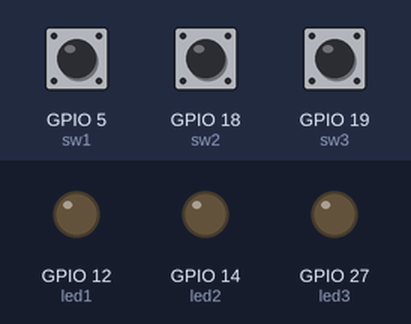
A program run on a simulated ESP32. On the bench: output pins drawn as LEDs (lit = HIGH). The inputs (shaded band) are chosen by the test bench; at power-on: GPIO 5 (sw1) LOW, GPIO 18 (sw2) LOW, GPIO 19 (sw3) LOW.

Above: at 1.2 s.
1.3 s: GPIO 5 (sw1) pulled HIGH for 0.15 s
At 1.37 s:
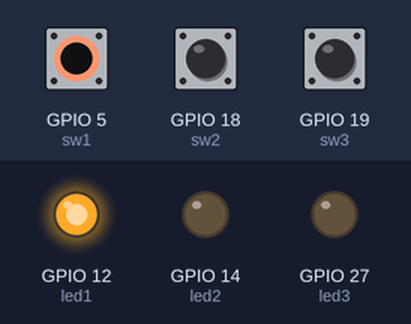
2.9 s: GPIO 18 (sw2) pulled HIGH for 0.15 s
At 2.97 s:
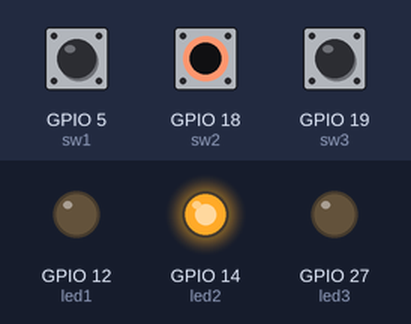
4.5 s: GPIO 19 (sw3) pulled HIGH for 0.15 s
At 4.57 s:
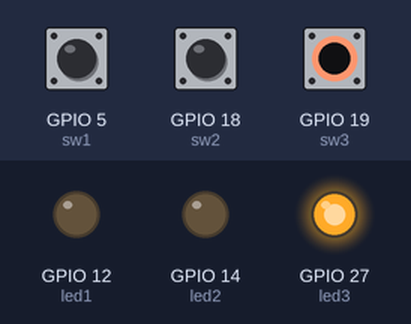
6.1 s: GPIO 19 (sw3) pulled HIGH for 3.2 s
At 9.8 s:
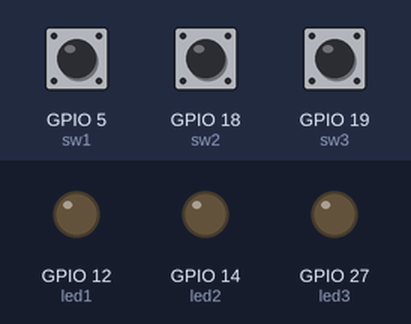
10.8 s: GPIO 5 (sw1) pulled HIGH for 3.2 s
At 12.2 s:
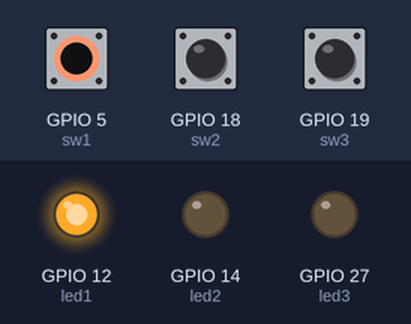
15.5 s: GPIO 5 (sw1) driven HIGH and GPIO 18 (sw2) driven HIGH
At 15.8 s:
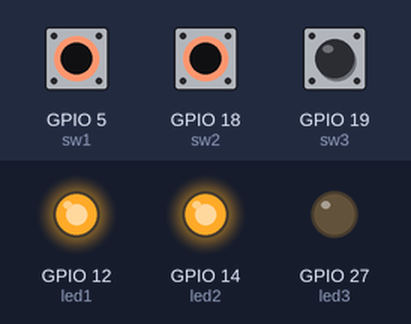
Timing chart, 0 to 18.0 s (numbered marks = the images above; inputs shaded):
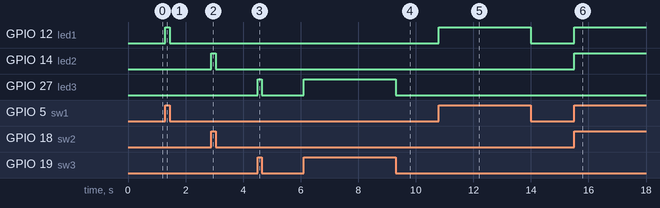

Measured:
- after the input at 1.3 s, GPIO 12 (led1): LOW → HIGH at once, → LOW 0.15 s later
- after the input at 2.9 s, GPIO 14 (led2): LOW → HIGH at once, → LOW 0.15 s later
- after the input at 4.5 s, GPIO 27 (led3): LOW → HIGH at once, → LOW 0.15 s later
- after the input at 6.1 s, GPIO 27 (led3): LOW → HIGH at once, → LOW 3.2 s later
- after the input at 10.8 s, GPIO 12 (led1): LOW → HIGH at once, → LOW 3.2 s later
- after the input at 15.5 s, GPIO 12 (led1), GPIO 14 (led2): LOW → HIGH at once

The program:

main.cpp
```cpp
#include <Arduino.h>
#define led1 12
#define led2 14
#define led3 27
#define sw1 5
#define sw2 18
#define sw3 19


void setup() {
  // put your setup code here, to run once:
  pinMode(led1,OUTPUT);
  pinMode(led2,OUTPUT);
  pinMode(led3,OUTPUT);
  pinMode(sw1,INPUT);
  pinMode(sw2,INPUT);
  pinMode(sw3,INPUT);
  //Serial.begin(115200);
}

void loop() {
  // put your main code here, to run repeatedly:
  if(digitalRead(sw1) == HIGH)
  {
    //Serial.println("BUTTON1 HIGH");
    digitalWrite(led1,HIGH);
  }
  if(digitalRead(sw1) == LOW)
  {
    //Serial.println("BUTTON1 LOW");
    digitalWrite(led1,LOW);
  }

  if(digitalRead(sw2) == HIGH)
  {
    digitalWrite(led2,HIGH);
  }
  if(digitalRead(sw2) == LOW)
  {
    digitalWrite(led2,LOW);
  }

  if(digitalRead(sw3) == HIGH)
  {
    digitalWrite(led3,HIGH);
  }
  if(digitalRead(sw3) == LOW)
  {
    digitalWrite(led3,LOW);
  }
}
```
